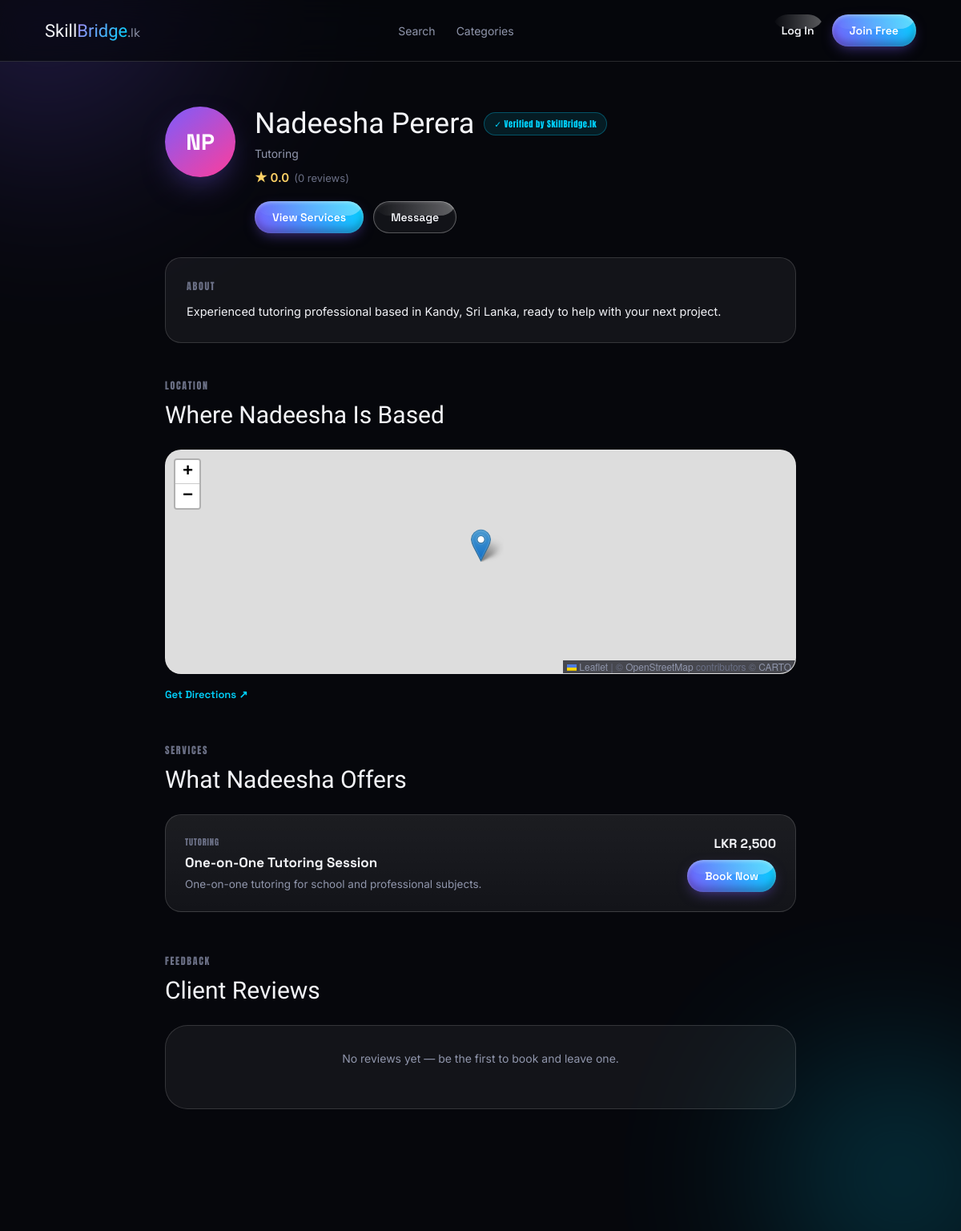
The app's page /english/profile.php?service=1 with its own data.
### tables this page shows
CREATE TABLE `freelancer_profiles` (
  `profile_id` int(10) UNSIGNED NOT NULL,
  `user_id` int(10) UNSIGNED NOT NULL,
  `skill_category` varchar(100) DEFAULT NULL,
  `bio` text DEFAULT NULL,
  `verified_badge` tinyint(1) NOT NULL DEFAULT 0,
  `latitude` decimal(10,7) DEFAULT NULL,
  `longitude` decimal(10,7) DEFAULT NULL,
  `created_at` timestamp NOT NULL DEFAULT current_timestamp(),
  `updated_at` timestamp NOT NULL DEFAULT current_timestamp() ON UPDATE current_timestamp()
);

CREATE TABLE `users` (
  `user_id` int(10) UNSIGNED NOT NULL,
  `full_name` varchar(120) NOT NULL,
  `email` varchar(150) NOT NULL,
  `password_hash` varchar(255) NOT NULL,
  `role` enum('freelancer','client','admin') NOT NULL,
  `language_pref` enum('tamil','english','sinhala') NOT NULL DEFAULT 'english',
  `phone` varchar(20) DEFAULT NULL,
  `last_seen` timestamp NULL DEFAULT NULL,
  `photo_path` varchar(255) DEFAULT NULL,
  `is_active` tinyint(1) NOT NULL DEFAULT 1,
  `created_at` timestamp NOT NULL DEFAULT current_timestamp(),
  `updated_at` timestamp NOT NULL DEFAULT current_timestamp() ON UPDATE current_timestamp()
);

CREATE TABLE `services` (
  `service_id` int(10) UNSIGNED NOT NULL,
  `profile_id` int(10) UNSIGNED NOT NULL,
  `category_id` int(10) UNSIGNED NOT NULL,
  `title` varchar(150) NOT NULL,
  `language` enum('tamil','english','sinhala') NOT NULL DEFAULT 'english',
  `price` decimal(10,2) NOT NULL,
  `description` text DEFAULT NULL,
  `is_active` tinyint(1) NOT NULL DEFAULT 1,
  `created_at` timestamp NOT NULL DEFAULT current_timestamp(),
  `updated_at` timestamp NOT NULL DEFAULT current_timestamp() ON UPDATE current_timestamp()
);

CREATE TABLE `categories` (
  `category_id` int(10) UNSIGNED NOT NULL,
  `category_key` varchar(60) NOT NULL,
  `category_name` varchar(100) NOT NULL
);

### english/profile.php (the view, shortened to what this page needs)
<?php
require_once __DIR__ . '/session.php';
$dashboardHref = match ($_SESSION['role'] ?? '') {
    'freelancer' => 'dashboard.php',
    'admin'      => 'admin-dashboard.php',
    default      => 'client-dashboard.php',
};
$serviceId = (int) ($_GET['service'] ?? 0);
$profileIdParam = (int) ($_GET['profile'] ?? 0);
$profileId = null;
$dbError = false;
$dbErrorDetail = '';
try {
    if ($serviceId > 0) {
        $stmt = $pdo->prepare('SELECT profile_id FROM services WHERE service_id = :service_id LIMIT 1');
        $stmt->execute(['service_id' => $serviceId]);
        $row = $stmt->fetch();
        $profileId = $row ? (int) $row['profile_id'] : null;
    } elseif ($profileIdParam > 0) {
        $profileId = $profileIdParam;
    }
    $freelancer = null;
    $services = [];
    $reviews = [];
    if ($profileId !== null) {
        $stmt = $pdo->prepare("
            SELECT fp.profile_id, fp.bio, fp.skill_category, fp.verified_badge,
                   fp.latitude, fp.longitude,
                   u.user_id, u.full_name, u.photo_path,
                   COALESCE(AVG(r.rating), 0)  AS avg_rating,
                   COUNT(DISTINCT r.review_id) AS review_count
            FROM freelancer_profiles fp
            JOIN users u          ON fp.user_id = u.user_id
            LEFT JOIN services s  ON s.profile_id = fp.profile_id
            LEFT JOIN bookings b  ON b.service_id = s.service_id
            LEFT JOIN reviews r   ON r.booking_id = b.booking_id
            WHERE fp.profile_id = :profile_id
            GROUP BY fp.profile_id, fp.bio, fp.skill_category, fp.verified_badge,
                     fp.latitude, fp.longitude, u.user_id, u.full_name, u.photo_path
        ");
        $stmt->execute(['profile_id' => $profileId]);
        $freelancer = $stmt->fetch() ?: null;
        if ($freelancer) {
            $stmt = $pdo->prepare("
                SELECT s.service_id, s.title, s.price, s.description, c.category_name
                FROM services s
                JOIN categories c ON s.category_id = c.category_id
                WHERE s.profile_id = :profile_id AND s.is_active = 1
                ORDER BY s.created_at DESC
            ");
            $stmt->execute(['profile_id' => $profileId]);
            $services = $stmt->fetchAll();
            $stmt = $pdo->prepare("
                SELECT r.rating, r.comment, r.created_at, cu.full_name AS client_name
                FROM reviews r
                JOIN bookings b  ON r.booking_id = b.booking_id
                JOIN services s2 ON b.service_id = s2.service_id
                JOIN users cu    ON b.client_id = cu.user_id
                WHERE s2.profile_id = :profile_id
                ORDER BY r.created_at DESC
                LIMIT 10
            ");
            $stmt->execute(['profile_id' => $profileId]);
            $reviews = $stmt->fetchAll();
        }
    }
} catch (PDOException $e) {
    error_log('SkillBridge profile.php error: ' . $e->getMessage());
    $dbError = true;
    $dbErrorDetail = $e->getMessage();
    $freelancer = null;
}
function initials(string $name): string
{
    $parts = preg_split('/\s+/', trim($name));
    $letters = array_map(fn($p) => mb_strtoupper(mb_substr($p, 0, 1)), array_slice($parts, 0, 2));
    return implode('', $letters) ?: '?';
}
?>
<!DOCTYPE html>
<html lang="en">
<head>
<link rel="stylesheet" href="assets/css/profile.css">
<link rel="stylesheet" href="https://unpkg.com/leaflet@1.9.4/dist/leaflet.css">
</head>
<body>
<div class="scene" aria-hidden="true">
  <div class="orb orb-violet"></div>
  <div class="orb orb-cyan"></div>
</div>
<header class="nav">
  <div class="nav-inner">
    <a href="index(ENG).html" class="brand-mark">Skill<span class="brand-accent">Bridge</span><span class="brand-tld">.lk</span></a>
    <nav class="nav-links">
      <a href="search.php">Search</a>
      <a href="index(ENG).html#categories">Categories</a>
    </nav>
    <div class="nav-actions">
      <?php if (isset($_SESSION['user_id'])): ?>
        <a href="<?php echo $dashboardHref; ?>" class="btn btn-outline">Dashboard</a>
        <?php if (($_SESSION['role'] ?? '') === 'freelancer'): ?>
          <a href="dashboard.php" class="nav-hello">Hi, <?php echo htmlspecialchars(explode(' ', $_SESSION['full_name'])[0], ENT_QUOTES); ?></a>
        <?php else: ?>
          <span class="nav-hello">Hi, <?php echo htmlspecialchars(explode(' ', $_SESSION['full_name'])[0], ENT_QUOTES); ?></span>
        <?php endif; ?>
        <a href="logout.php" class="btn btn-ghost">Log Out</a>
      <?php else: ?>
        <a href="login.php" class="btn btn-ghost">Log In</a>
        <a href="register.php" class="btn btn-primary">Join Free</a>
      <?php endif; ?>
    </div>
  </div>
</header>
<main class="profile-page">
  <?php if ($dbError): ?>
    <div class="empty-state">
      <div class="empty-glyph">!</div>
      <h3>Couldn't load this profile</h3>
      <p>Something went wrong reaching the database. Please try again shortly.</p>
      <?php if (isset($_GET['debug'])): ?>
        <p class="debug-detail"><?php echo htmlspecialchars($dbErrorDetail, ENT_QUOTES); ?></p>
      <?php endif; ?>
    </div>
  <?php else: ?>
    <section class="profile-header">
      <div class="profile-avatar">
        <?php if (!empty($freelancer['photo_path'])): ?>
          <img src="<?php echo htmlspecialchars($freelancer['photo_path'], ENT_QUOTES); ?>" alt="" class="profile-avatar-img">
        <?php else: ?>
          <?php echo htmlspecialchars(initials($freelancer['full_name']), ENT_QUOTES); ?>
        <?php endif; ?>
      </div>
      <div class="profile-who">
        <div class="profile-name-row">
          <h1><?php echo htmlspecialchars($freelancer['full_name'], ENT_QUOTES); ?></h1>
          <?php if ((int) $freelancer['verified_badge'] === 1): ?>
            <span class="verified-pill">✓ Verified by SkillBridge.lk</span>
          <?php endif; ?>
        </div>
        <?php if (!empty($freelancer['skill_category'])): ?>
          <p class="profile-category"><?php echo htmlspecialchars($freelancer['skill_category'], ENT_QUOTES); ?></p>
        <?php endif; ?>
        <div class="profile-rating">
          <span class="stars">★ <?php echo number_format((float) $freelancer['avg_rating'], 1); ?></span>
          <span class="review-count">(<?php echo (int) $freelancer['review_count']; ?> review<?php echo (int) $freelancer['review_count'] === 1 ? '' : 's'; ?>)</span>
        </div>
        <div class="profile-actions">
          <a href="#services" class="btn btn-primary">View Services</a>
          <a href="messages.php?with=<?php echo (int) $freelancer['user_id']; ?>" class="btn btn-outline">Message</a>
        </div>
      </div>
    </section>
    <?php if (!empty($freelancer['bio'])): ?>
      <section class="profile-bio">
        <p class="eyebrow">About</p>
        <p><?php echo nl2br(htmlspecialchars($freelancer['bio'], ENT_QUOTES)); ?></p>
      </section>
    <?php endif; ?>
    <?php if ($freelancer['latitude'] !== null && $freelancer['longitude'] !== null): ?>
      <section class="profile-section">
        <p class="eyebrow">Location</p>
        <h2 class="section-title">Where <?php echo htmlspecialchars(explode(' ', $freelancer['full_name'])[0], ENT_QUOTES); ?> Is Based</h2>
        <div id="profileMap"
             class="profile-map"
             data-lat="<?php echo htmlspecialchars((string) $freelancer['latitude'], ENT_QUOTES); ?>"
             data-lng="<?php echo htmlspecialchars((string) $freelancer['longitude'], ENT_QUOTES); ?>"
             data-name="<?php echo htmlspecialchars($freelancer['full_name'], ENT_QUOTES); ?>"
             role="img" aria-label="Map showing this freelancer's approximate location">
        </div>
        <a class="directions-link"
           href="https://www.google.com/maps/dir/?api=1&destination=<?php echo urlencode($freelancer['latitude'] . ',' . $freelancer['longitude']); ?>"
           target="_blank" rel="noopener">Get Directions ↗</a>
      </section>
    <?php endif; ?>
    <section class="profile-section" id="services">
      <p class="eyebrow">Services</p>
      <h2 class="section-title">What <?php echo htmlspecialchars(explode(' ', $freelancer['full_name'])[0], ENT_QUOTES); ?> Offers</h2>
      <?php if (empty($services)): ?>
        <div class="empty-state empty-state--inline">
          <p>No active services listed yet.</p>
        </div>
      <?php else: ?>
        <div class="service-list">
          <?php foreach ($services as $svc): ?>
            <div class="service-card">
              <div class="service-info">
                <span class="service-category"><?php echo htmlspecialchars($svc['category_name'], ENT_QUOTES); ?></span>
                <h3><?php echo htmlspecialchars($svc['title'], ENT_QUOTES); ?></h3>
                <?php if (!empty($svc['description'])): ?>
                  <p><?php echo htmlspecialchars($svc['description'], ENT_QUOTES); ?></p>
                <?php endif; ?>
              </div>
              <div class="service-cta">
                <span class="service-price">LKR <?php echo number_format((float) $svc['price'], 0); ?></span>
                <a href="booking.php?service=<?php echo (int) $svc['service_id']; ?>" class="btn btn-primary">Book Now</a>
              </div>
            </div>
          <?php endforeach; ?>
        </div>
      <?php endif; ?>
    </section>
    <section class="profile-section">
      <p class="eyebrow">Feedback</p>
      <h2 class="section-title">Client Reviews</h2>
      <?php if (empty($reviews)): ?>
        <div class="empty-state empty-state--inline">
          <p>No reviews yet — be the first to book and leave one.</p>
        </div>
      <?php endif; ?>
    </section>
  <?php endif; ?>
</main>
</body>
</html>

### records on screen
freelancer_profiles: user.full_name "NP", user.full_name "Nadeesha Perera", skill_category "Tutoring", bio "Experienced tutoring professional based in Kandy, Sri Lanka, ready to help with your next project.", user.full_name "Nadeesha"
services: category.category_name "TUTORING", title "One-on-One Tutoring Session", description "One-on-one tutoring for school and professional subjects.", price "2,500"

### other values on screen
$freelancer['avg_rating'] "0.0"
$freelancer['review_count'] "0"
